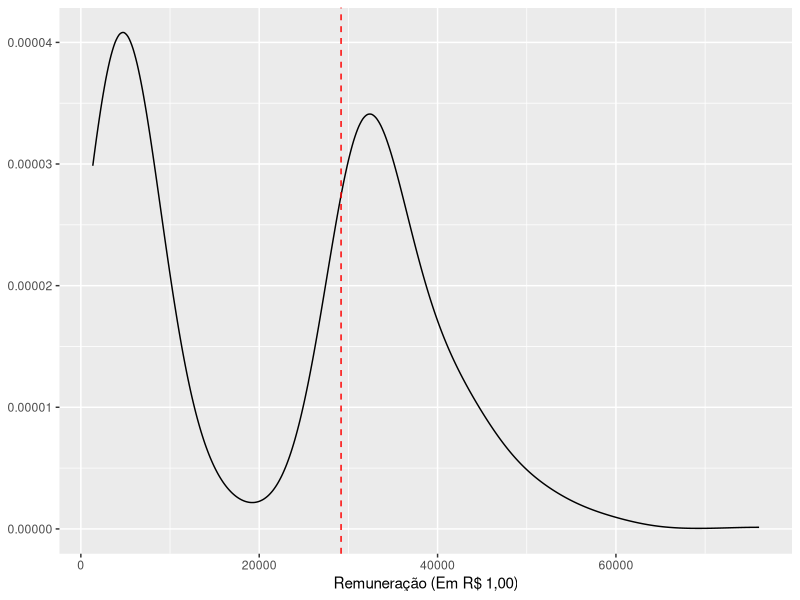
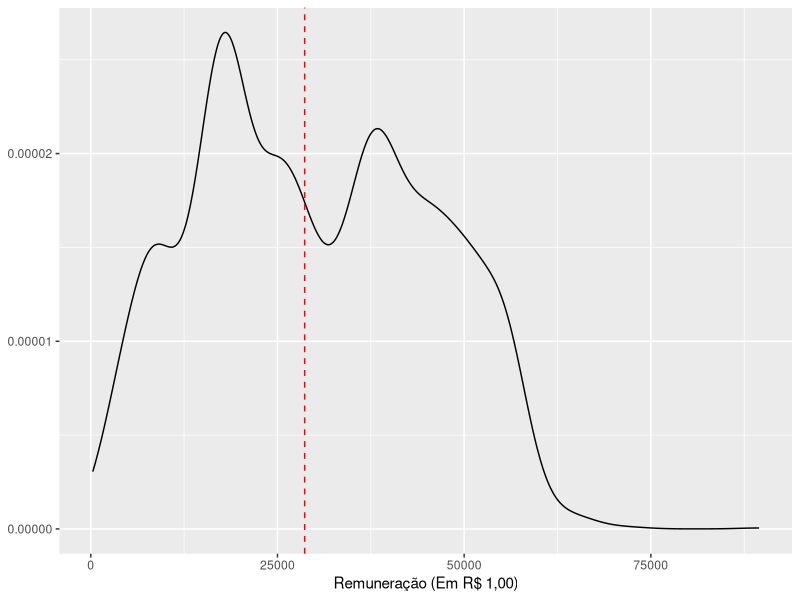

These charts were generated, in order, by the following R code:
## ---- chunk 1
library("tidyverse")
## ---- chunk 2
#======================================================================
# necessário utilizar arquivo completo "data-raw/servidoresMG_1219.csv" de
# http://200.198.22.105/fgs-adm/remuneracao/downloadRemuneracao.php?mes=1219
# para manipulação com filter() e head() ser necessária
#======================================================================

df <- read_csv2("data-raw/servidoresMG_1219_top10.csv",
  col_types = "ccccccccnnncnnnnnnnnnnnnnnnnnnnnnnn",
)
## ---- chunk 3
df %>%
  select(orgao = descinst, vl_remuneracao_liquida = rem_pos) %>% 
  filter(orgao == "ADVOCACIA GERAL DO ESTADO") %>%
  ggplot(aes(x = vl_remuneracao_liquida)) +
  geom_density() +
  geom_vline(aes(xintercept = median(vl_remuneracao_liquida)),
    color = "red",
    linetype = "dashed"
  ) +
  xlab("Remuneração (Em R$ 1,00)") +
  ylab(NULL) +
  scale_y_continuous(labels = scales::comma)

df %>%
  select(orgao = descinst, vl_remuneracao_liquida = rem_pos) %>% 
  filter(orgao == "SECRETARIA DA FAZENDA") %>%
  ggplot(aes(x = vl_remuneracao_liquida)) +
  geom_density() +
  geom_vline(aes(xintercept = median(vl_remuneracao_liquida)),
    color = "red",
    linetype = "dashed"
  ) +
  xlab("Remuneração (Em R$ 1,00)") +
  ylab(NULL) +
  scale_y_continuous(labels = scales::comma)

ipca <- 1.002192 # inflacao acumulada 2020 até abril

df %>%
  select(orgao = descinst, vl_remuneracao_liquida = rem_pos) %>% 
  mutate(vl_remuneracao_liquida_real = vl_remuneracao_liquida*ipca) %>% 
  group_by(orgao) %>%
  summarize(
    vl_mediana = median(vl_remuneracao_liquida_real),
    n = n()
  ) %>%
  arrange(desc(vl_mediana)) %>%
  filter(n > 10) %>% # remove orgaos com menos de 10 servidores
  head(10) %>%
  knitr::kable(col.names = c("Órgão ou Entidade", "Mediana Remuneração", "Qtd. Pagamentos"))
